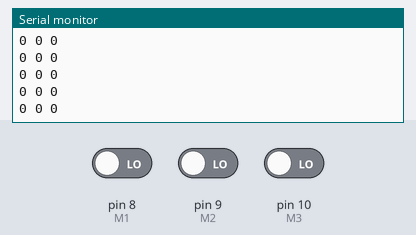
A sketch run on a simulated Arduino Uno, built with avr-gcc and run on an emulated ATmega328P. On the bench: the last lines printed to the serial monitor. Inputs (shaded band) come from the test bench; at power-on: pin 8 (M1) LOW, pin 9 (M2) LOW, pin 10 (M3) LOW.

Above: at 1.2 s.
1.3 s: pin 8 (M1) driven HIGH
At 2.4 s:
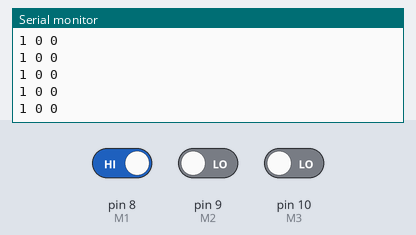
2.8 s: pin 9 (M2) driven HIGH
At 3.6 s:
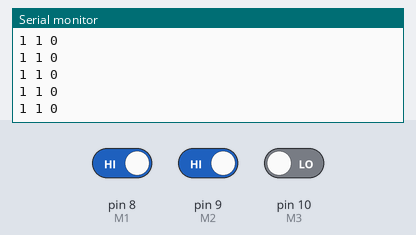
4.3 s: pin 10 (M3) driven HIGH
At 5.1 s:
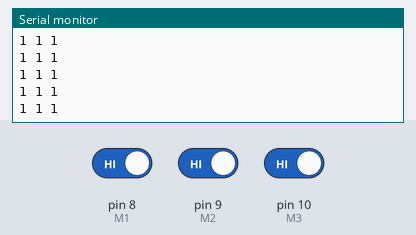
5.8 s: pin 8 (M1) driven LOW
At 6.9 s:
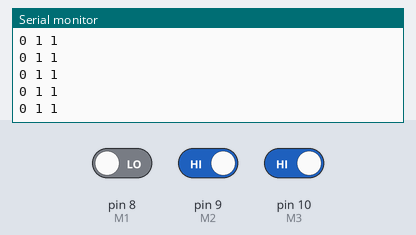
7.3 s: pin 9 (M2) driven LOW
At 8.1 s:
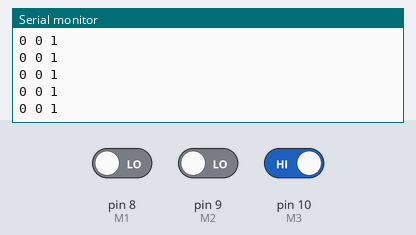

Measured:
- after the input at 1.3 s, the serial monitor: prints a new line after 0.07 s (image 1)
- after the input at 2.8 s, the serial monitor: prints a new line after 0.07 s (image 2)
- after the input at 4.3 s, the serial monitor: prints a new line after 0.07 s (image 3)
- after the input at 5.8 s, the serial monitor: prints a new line after 0.07 s (image 4)
- after the input at 7.3 s, the serial monitor: prints a new line after 0.07 s (image 5)

The sketch:

print.ino
```cpp
#define M1 8
#define M2 9
#define M3 10

#define HIT 1

#define SIZE 1000

void setup() {
  // put your setup code here, to run once:
  pinMode(M1,INPUT);
  pinMode(M2,INPUT);
  pinMode(M3,INPUT);
  Serial.begin(9600);
}

void loop() {
  // put your main code here, to run repeatedly:
  bool m1, m2, m3;

  m1 = digitalRead(M1);
  m2 = digitalRead(M2);
  m3 = digitalRead(M3);

  Serial.print(m1);
  Serial.print(" ");
  Serial.print(m2);
  Serial.print(" ");
  Serial.println(m3);
}
```
